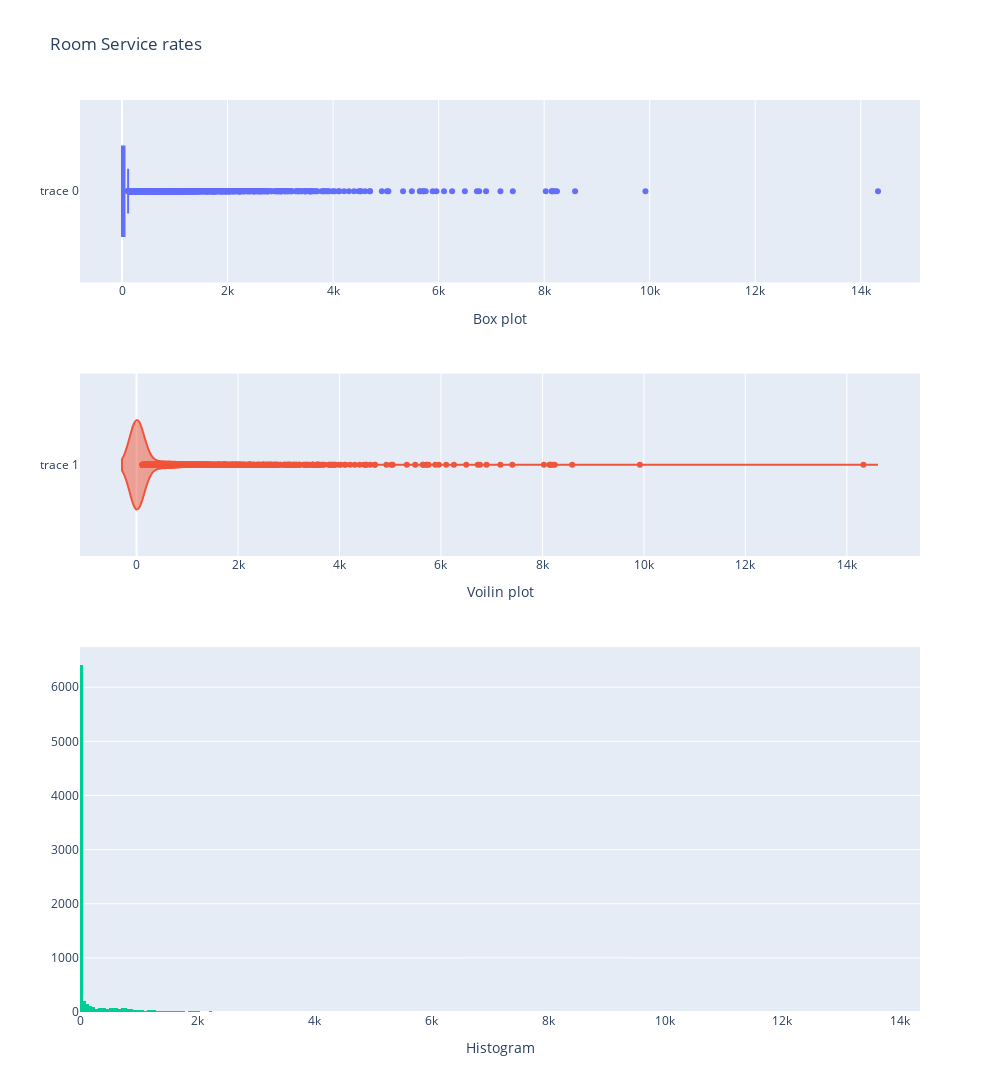

Here is the notebook cell this chart was saved with:
### Code cell
Plots(train_df, x='RoomService', title = 'Room Service rates')

### Figure 1 — Plotly figure (JSON) as saved in the notebook; plotly's stock layout.template omitted (floating-point values rounded to 4 significant figures; data arrays with more than 128 entries replaced by an {"elided": "..."} marker saying what was removed)
{"data": [{"type": "box", "x": {"elided": "8693 int values"}, "xaxis": "x", "yaxis": "y"}, {"type": "violin", "x": {"elided": "8693 int values"}, "xaxis": "x2", "yaxis": "y2"}, {"type": "histogram", "x": {"elided": "8693 int values"}, "xaxis": "x3", "yaxis": "y3"}], "layout": {"height": 1200, "showlegend": false, "title": {"text": "Room Service rates"}, "width": 1000, "xaxis": {"anchor": "y", "domain": [0, 1], "title": {"text": "Box plot"}}, "xaxis2": {"anchor": "y2", "domain": [0, 1], "title": {"text": "Voilin plot"}}, "xaxis3": {"anchor": "y3", "domain": [0, 1], "title": {"text": "Histogram"}}, "yaxis": {"anchor": "x", "domain": [0.8, 1]}, "yaxis2": {"anchor": "x2", "domain": [0.5, 0.7]}, "yaxis3": {"anchor": "x3", "domain": [0, 0.4]}}}
